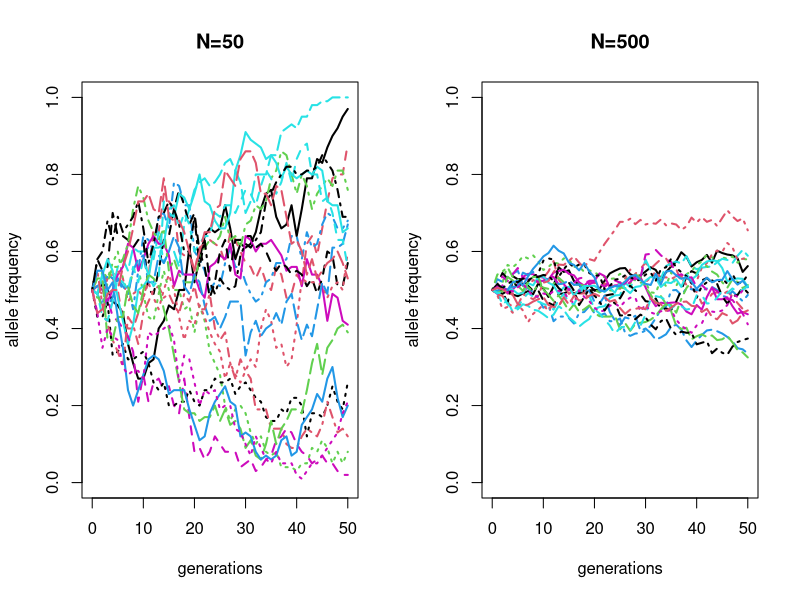
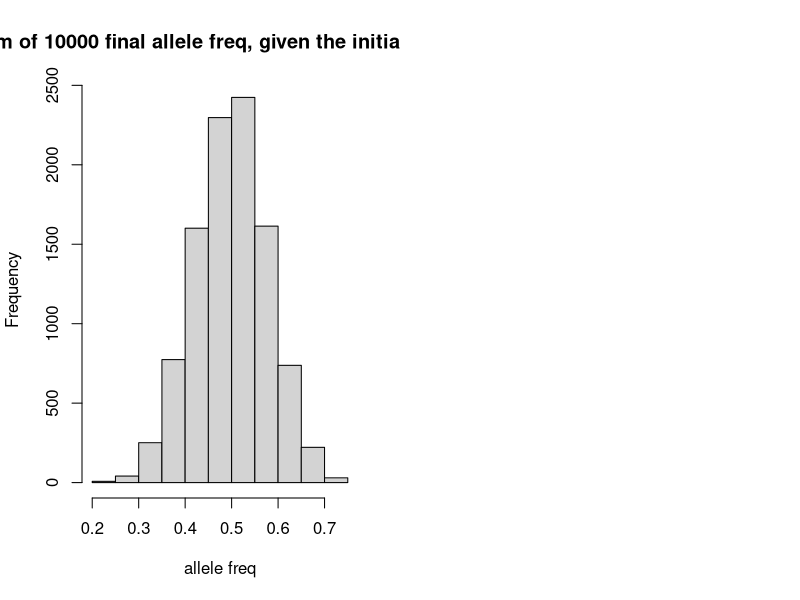

These charts were generated, in order, by the following R code: (Note: this script raises an error after producing the figures.)
#########Modules##############



###Version 1:

#Model assumes: 
#Drift is the only Evolutionary Force (No mutation/migration/Selection)
#Random Mating
#Discrete Generations
#COnstant population size
#DIploid
#One biallelic locus ("0" or "1")
# 0 or 1 are both equally likely to be passed on to the next geeneration, without preference thus frequency across population stays proportionally the same across generations


#PARAMETERS: 
#N- Population size
#p- initial frequency of allele "0"
#t - number of generations we want to simulate foward in time

#Output: 
#A vector of  (𝑡+1) allele frequencies over time. 2) A list containing  (𝑡+1) matrices to store all the genotypic configurations across all individuals and time. Each matrix has  𝑁 columns (individuals) and 2 rows (ploidy)

sim_genetic_drift<-function(N=10, t=5, p0=0.5)

{
  # THE BIG LIST OF MATRICES (TO BE FILLED IN LATER)
  population <-list()
  length(population)<-t+1
  # GIVE NAMES TO THE ELEMENTS (Generation 0, generation 2 etc)
  for (i in 1:(t+1))
  {
    names(population)[i]<-paste(c('generation', i-1), collapse='') #i-1 ensures correct stating position and collapse combines itno single string
  }
  # ALSO KEEP TRACK ON THE ALLELE FREQ OVER TIME, AS A VECTOR (Fill with NAS TO BE OVERWRITTEN)
  allele.freq<-rep(NA, t+1)
  # INITIALISE
  # NUMBER OF "0" ALLELE AT THE START, GOVERNED BY p0
  k<-round(2*N*p0)
  population[[1]]<-matrix(sample(c(rep(0, k), rep(1, 2*N-k))), nr=2) # creates 2 row matrix that uses sample() to randomly sample from a vector that contains k copies of allele "0" and 2 * N - k copies of allele "1" to the individuals.
  # THE INITIAL ALLELE FREQ
  allele.freq[1]<-sum(population[[1]]==0)/(2*N) #n times 2 because total number of alleles is twice that of pop (diploid)
  # PROPAGATION (a for loop (length of generations is ran))
  for (i in 1:t)
  {
    # THE GAMETIC FREQ IS JUST THE ALLELE FREQ FROM THE PARENTAL GEN
    population[[i+1]]<-matrix(sample(0:1, size=2*N, prob=c(allele.freq[i], 1-allele.freq[i]), replace=T), nr=2) #adds each gen to population list :randomly samples for next gen, 0:1 are sampled for total size of alleles (N*2), popubabilities are specified for 0 and 1. sampling is replaced to ensure odds stay the same (not removed from pool when sampled) and stored in matrix with 2 rows
    # UPDATE NEW FREQ
    allele.freq[i+1]<-sum(population[[i+1]]==0)/(2*N) #recalculates allele frequency and adds this to a list after each element
  }
  # RETURN A BIG LIST, EXIT
  return(list(population=population, allele.freq=allele.freq))
}

# TEST RUN
sim_genetic_drift()


########Version 2: frequency based

# The binomial distribution is used to model the number of "successes" in a fixed number of trials.
# In this case:
# - Each "trial" represents sampling one allele (either "0" or "1").
# - A "success" is sampling allele "0".
# - The total number of trials is 2*N (diploid population: 2 alleles per individual).
# - The probability of success (sampling "0") is the current allele frequency (p = allele.freq[i]).

# Assumptions of the binomial distribution in this context:
# 1. The population size is fixed (2*N alleles total per generation).
# 2. Each allele is sampled independently of the others.
# 3. The probability of success (allele "0") is constant during the sampling for a single generation.
# 4. Random mating and no selection, mutation, or migration occur.


sim_genetic_drift2<-function(N=10, t=5, p0=0.5)
{
  # A VECTOR FOR ALLELE FREQ
  allele.freq<-rep(NA, t+1)
  # INITIALISE
  allele.freq[1]<-p0
  # PROPAGATION
  # DIVIDE COUNT BY 2*N TO GET FREQ
  for (i in 1:t)
  {
    allele.freq[i+1]<-rbinom(1, size=2*N, prob=allele.freq[i])/(2*N) #generates 1 random number representing the number of successes (e.g., allele "0") in E.G: 20 trials, with each trial having a 50% success probability.
  }
  # RETURN AND EXIT
  return(allele.freq)
}

#####ONLY WORKS BECAUSE ALLELE LIKELIHOOD IS 50% 
#lacks genotypic information which inhibits us from calculating summary statistics such as heterozygosity or Hardy-Weinberg Equilibrium.

sim_genetic_drift2()


##################Drift and population size: ####################################

#The magnitude of drift is inversely proportional to  N,  People have been using drift signals to estimate effective population size, see Waples (1989), Hui, Brenas & Burt (2021).

# SMALL N=50 SCENARIO, WITH 20 REPLICATEAS
af_N50<-matrix(nr=20, nc=51) #20 different populations simulated with each being simulated over 50 generations: initial pop 50
for (i in 1:nrow(af_N50))
{
  af_N50[i,]<-sim_genetic_drift2(N=50, t=50)
}
# LARGE N=500 SCENARIO, WITH 20 REPLICATES
af_N500<-matrix(nr=20, nc=51) #20 different populations simulated with each being simulated over 50 generations: initial pop 500

for (i in 1:nrow(af_N500))
{
  af_N500[i,]<-sim_genetic_drift2(N=500, t=50)
}

par(mfrow=c(1,2))

# PLOTS ALLELE FREQ TRAJECTORIES
matplot(0:50, t(af_N50), type='l', ylim=c(0, 1), 
        xlab='generations', ylab='allele frequency', main='N=50', lwd=2)
matplot(0:50, t(af_N500), type='l', ylim=c(0, 1), 
        xlab='generations', ylab='allele frequency', main='N=500', lwd=2)

#GENETIC DRIFT IS VISIBLY STRONGER IN SMALLER POPULATIONS

################# Monte Carlo methods ####################################

#Variance of Monte Carlo methods

# Classical theory of genetic drift:
# - Drift does not change the mean allele frequency over time.
# - Drift increases the uncertainty (variance) of allele frequency as time (t) increases.
# - This uncertainty is inversely proportional to population size (N) (Waples, 1989).

# Example questions geneticists may ask:
# - What are the mean and variance of allele frequency after t=10 generations, 
#   given p0=0.5 (initial frequency) and N=200 (population size)?

# Approaches to find mean and variance:
# 1. Statistical methods:
#    - Use statistical distributions and moments of allele frequency.
#    - Study the conditional mean and variance of the random variables.
# 2. Diffusion model:
#    - Approximate the Wright-Fisher process using mathematical models.

# Alternative approach: Using the Wright-Fisher simulator.
# - Simulate genetic drift under the given parameters (e.g., p0=0.5, N=200, t=10).
# - Run the simulator many times (e.g., 10,000 independent runs) to generate 
#   final allele frequencies.
# - Compute the empirical mean and variance of these 10,000 simulated final frequencies:
#    - Sample average = Empirical mean. (the mean of the final allele frequency across the 10000 generations)
#    - Sample variance = Empirical variance (found by summing the value of each final frequency minus emperical mean, squared) divided by population size.


# MEAN, VARIANCE, AND DISTRIBUTION OF ALLELE FREQ DUE TO DRIFT
# p0=0.5, N=200, t=10
# 10000 INDEPENDENT SIMS (OR LOCI), NOTE THAT WE'RE ONLY INTERESTED IN THE FINAL ALLELE FREQ

final_af<-rep(NA, 10000) #initialise a numeric vector with length 10000 and populate with Nas
for (i in 1:length(final_af)) #for length of vector (10000 times) run binomial dist function and save result to vector
{
  final_af[i]<-sim_genetic_drift2(N=200, p0=0.5, t=10)[11]
}
# OUR APPROXIMATIONS 
mean(final_af)
var(final_af)
hist(final_af, xlab='allele freq', main='Histogram of 10000 final allele freq, given the initial conditions. ')

# Waples (1989) found the equation: Variance of allele frequency after t generations
# Var[p_t] = p0 * (1 - p0) * (1 - (1 - 1/(2*N))^t)
# For our parameters, this equals ~0.0061.

# Our Monte Carlo (MC) approximation is close to the theoretical variance.

# The histogram confirms E[p_t] ≈ p0 (neutral drift). as likelihood of p was 50 percent
# However, due to chance, allele frequency can drift to extremes (e.g., 0.8 or 0.2).

# Repeated simulations to estimate mean/variance is called the Monte Carlo method.



########################### Variance of MC Estimates #############################

# Monte Carlo (MC) method:
# Repeated simulations are used to estimate quantities like variance (Var[p_t]).
# To get accurate estimates, a large number of independent simulations are needed.

# This code examines how the uncertainty in variance estimates decreases
# as the number of independent loci (simulations) increases (e.g., 50, 100, 200, etc.).

# The uncertainty decreases as the number of loci increases,
# following the relationship: uncertainty ∝ 1/sqrt(number of simulations).

# Parallel computing with the doParallel package is used to speed up simulations
# by running them across multiple CPU cores.

require(doParallel)    # Load the package for parallel computing
cl <- makeCluster(4)   # Create a cluster using 4 CPU threads
registerDoParallel(cl) # Register the cluster for parallel use

num_indep_loci <- c(50, 100, 200, 500, 1000, 2000)
# vector specifies number of independent loci (simulations to test), for each we will calculate uncertainty in the variance estimate


result <- foreach(i = 1:6, .combine = cbind) %dopar% { #loops over the indices 1 to 6 with each index corresponding to a different value of num_indep_loci. combining results of each iteration of the loop into a single matrix, with each output forming a column. Dopar executes the loop in paralell across cores
  temp_result <- rep(NA, 1000) # Store 1000 variance estimates for current setting of numindependentloci
  for (j in 1:length(temp_result)) { #loops 1000 times (one for each row in temp_result
    temp <- rep(NA, num_indep_loci[i]) # stores a temporary vector for storing final allele frequencies (generation 10) for num independent loci
    for (k in 1:num_indep_loci[i]) { #simulate each loci and store final frequency
      temp[k] <- sim_genetic_drift2(p0 = 0.5, N = 200, t = 10)[11] #save results into temp
    }
    temp_result[j] <- var(temp) # Compute variance of final allele frequencies
  }
  return(temp_result)
}

# Output Explanation:
# - The result is a matrix where each column corresponds to a specific value of num_indep_loci 
#   (e.g., 50, 100, 200, 500, 1000, 2000 loci).
# - Each row in the matrix represents one of 1000 Monte Carlo simulations.

# For each value of num_indep_loci:
# - The Monte Carlo simulation generates final allele frequencies for all loci.
# - The variance of these final allele frequencies is computed for each simulation.
# - This process is repeated 1000 times, resulting in 1000 variance estimates.

# Matrix Dimensions:
# - The number of rows is 1000 (one for each Monte Carlo simulation).
# - The number of columns is 6 (one for each value in num_indep_loci: 50, 100, 200, 500, 1000, 2000).

# Use of the Output:
# - Each column allows us to examine the variability (uncertainty) of the variance estimates
#   for a specific number of loci.
# - By comparing across columns, we can observe how increasing the number of loci reduces
#   the uncertainty in variance estimates.

# Key Observations:
# - For smaller num_indep_loci (e.g., 50), variance estimates will show higher variability 
#   across the 1000 simulations due to limited loci.
# - For larger num_indep_loci (e.g., 2000), variance estimates will have less variability, 
#   indicating more accurate and stable estimates.

par(mfrow=c(1,2))

# PLOT THE UNCERTAINTY AROUND THESE VARIANCE ESTIMATES (i.e. SAMPLE VARIANCE OF 1000 REPEATED VARIANCE ESTIMTAES)
plot(num_indep_loci, apply(result, 2, var), #num of loci on x axis, y axis plots: apply function is used to find the variance (var) of every column (2) in the result matrix
     xlab='number of loci used to produce one variance estimate', 
     ylab='variance (or uncertainty) around the estimate')

# OR PLOT THE RECIPROCAL OF THE UNCERTAINTY?
plot(num_indep_loci, 1/apply(result, 2, var), 
     xlab='number of loci used to produce one variance estimate', 
     ylab='1/variance (or uncertainty) around the estimate')
abline(lm(1/apply(result, 2, var)~num_indep_loci), lty=2)

#########################Persistence time of an allele ##############################

#drift will ultimately drive an allele to fixation/extinction. Of which the time to either is a random variable, depending on p and N. 
#We can use montecarlo to approximate a time to fixation/extinction by tweaking our simulator by: 
#1- asking it to run until fixed/extinct (and that t is no longer an input argument)
#2- return number of generations elapsed before fixation/extinction
#this can be achieved with a while loop

# MODIFY sim_genetic_drift2() TO RUN UNTIL THE LOCUS IS FIXED
sim_genetic_drift3<-function(N=10, p0=0.5)
{
  # WE CAN USE UPDATE AND REUSE THE SAME VARIABLE p
  p<-p0
  # KEEP TRACK OF t
  t<-0
  # PROPAGATION. WHILE IT REMAINS POLYMORPHIC
  while (p>0 & p<1) #while both alleles exist
  {
    p<-rbinom(1, size=2*N, prob=p)/(2*N) #randomly select an allele out of 0 or 1 for all alleles in population based on probability that is updated after each generation 
    t<-t+1
  }
  # RETURN t AND EXIT
  return(t)
}
sim_genetic_drift3()

# MEAN PERSISTENCE TIME, AND ITS DISTRIBUTION
# p0=0.02, N=200
# DON'T TRY WITH LARGE N
persistence_time<-rep(NA, 10000)
for (i in 1:length(persistence_time))
{
  persistence_time[i]<-sim_genetic_drift3(p0=0.02, N=200)
}
mean(persistence_time)
var(persistence_time)
hist(persistence_time)


# From our Monte Carlo simulation, the mean persistence time is approximately 79 generations.
# However, the variance is very large (~37203), indicating high variability in persistence times.

# The distribution is heavily skewed with a long tail.
# This means that while most simulations result in short persistence times, 
# a small number of simulations produce extremely large persistence times, which inflate the variance.

# Why is the variance so large?
# - Persistence time measures how long an allele with initial frequency p0 = 0.02 persists before fixation or loss.
# - At very low initial frequencies (like p0 = 0.02), alleles are more likely to be quickly lost due to genetic drift.
# - However, in rare cases, the allele survives and drifts toward fixation, which can take a very long time.
# - This rare but extreme outcome creates a long tail in the distribution, leading to a massive variance.

# Comparison with theoretical results:
# You can compare the mean persistence time (from MC simulation) with the approximation by Kimura and Ohta (1969):
# Mean persistence time (approximation) ≈ -4 * N * [p0 * log(p0) + (1 - p0) * log(1 - p0)]
# This formula provides a diffusion approximation for persistence time under genetic drift.


#######################BONUS: USEFUL APPLICATIONS OF SAMPLE #######################################

#SHUFFLING
sample(1:10)
sample(letters)
#if input is vector, the output returned will be essentially a shuffled version of same length e.g: 
#10692451378
#'l''c''j''q''z''g''r''s''y''n''v''w''a''i''t''k''m''e''f''u''b''x''d''h''o''p'


#Sampling without replacement (size has to be smaller to or equal to vector)
sample(1:10, size = 4)
sample(letters, size = 5)
sample(1:10, size = 11) #ERROR
#EXAMPLE OUTPUT: 
#5428 
#C Y H N K


#SAMPLING WITH REPLACEMENT (NOW YOU CAN SAMPLE AS MANY AS YOU WANT AS VALUES ARE AUTOMATICALLY REPLACED)
sample(1:10, size=20, replace=T) # IT IS NOW OK TO SAMPLE 20 ITEMS FROM A VECTOR OF LENGTH 10 WITH REPLACEMENT
sample(letters, size=11, replace=T)
sample(1:10, replace=T) # OK BUT CONFUSING

#SAMPLING WITH SET PROBABILITIES:
sample(1:10, size=20, prob=c(0.4, 0.1, 0.1, 0.1, 0.1, 0.1, 0.1, 0, 0, 0), replace=T) # LOADS OF 1, BUT NO 8, 9, 10
